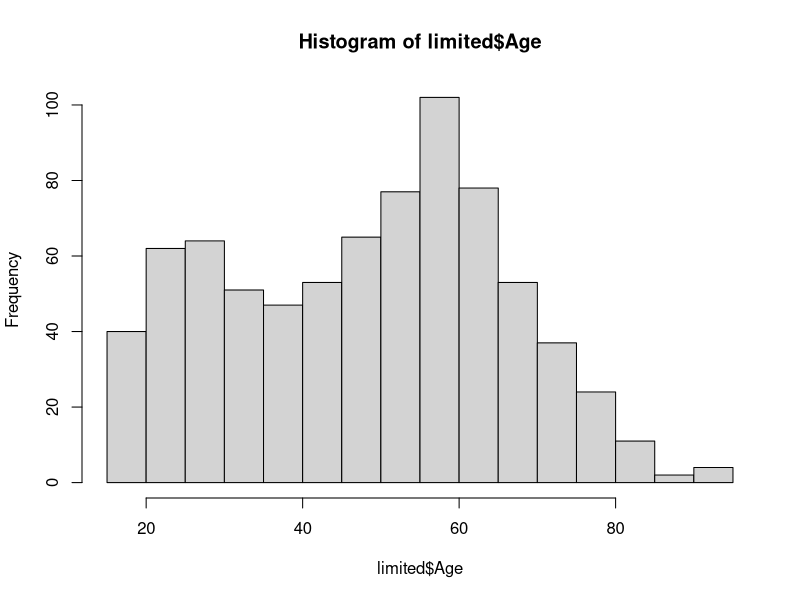
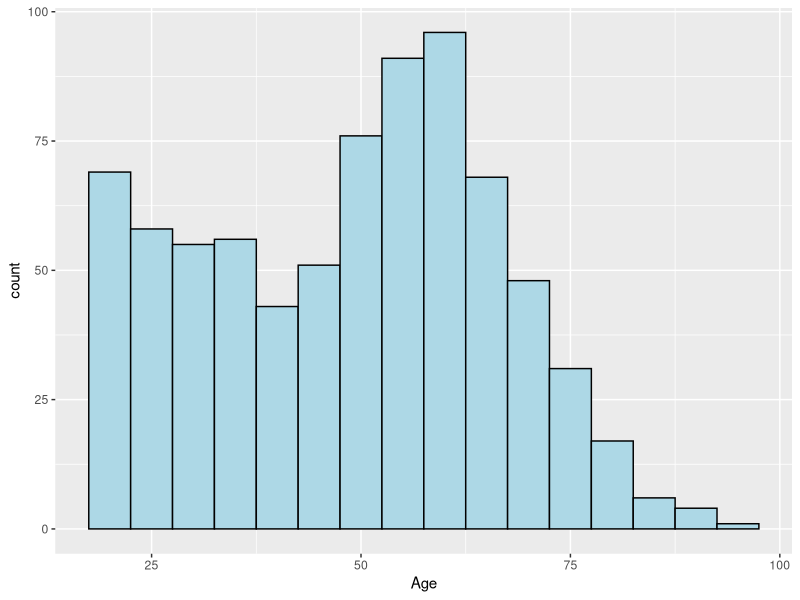
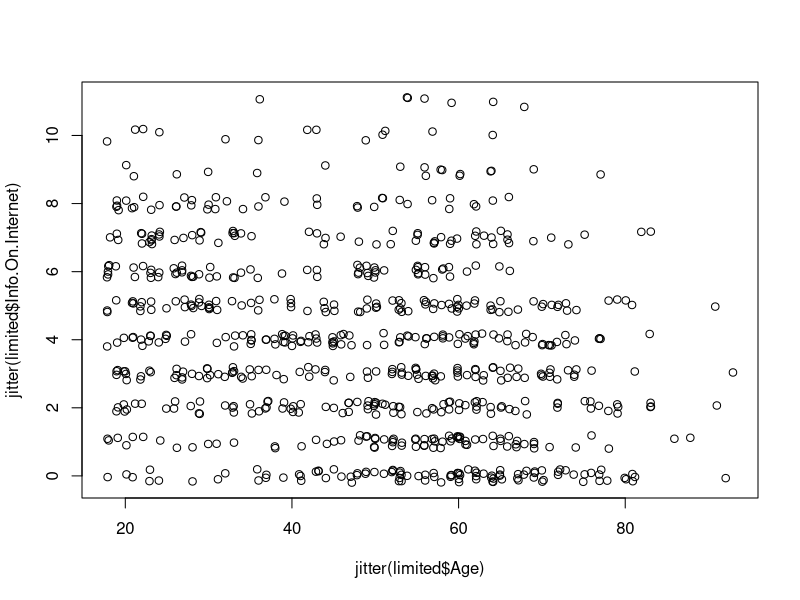
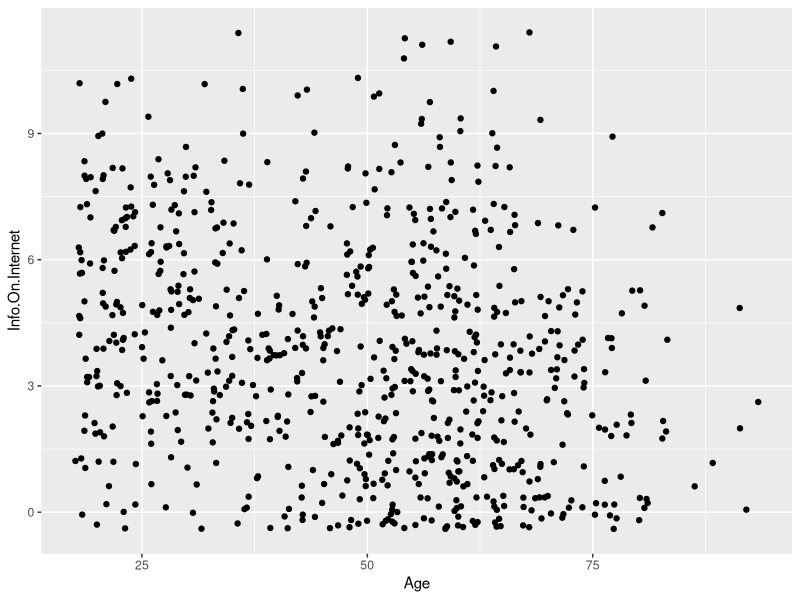
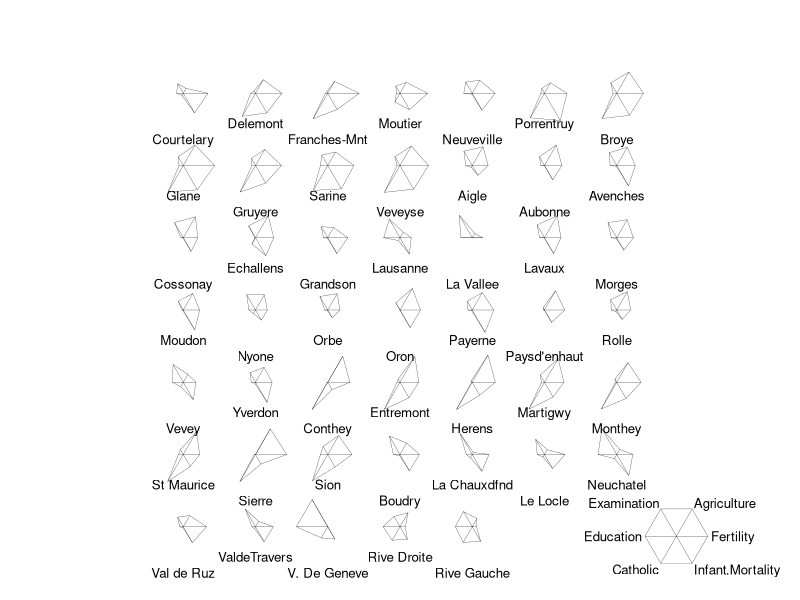
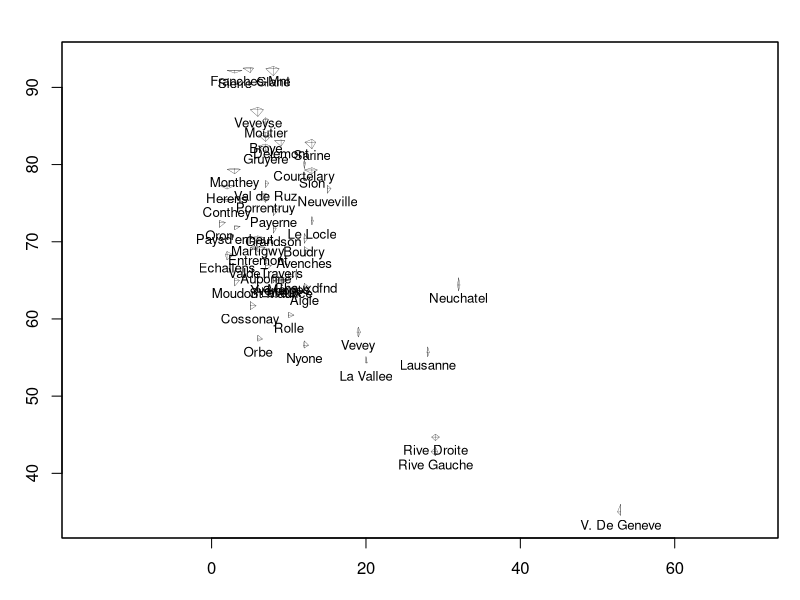
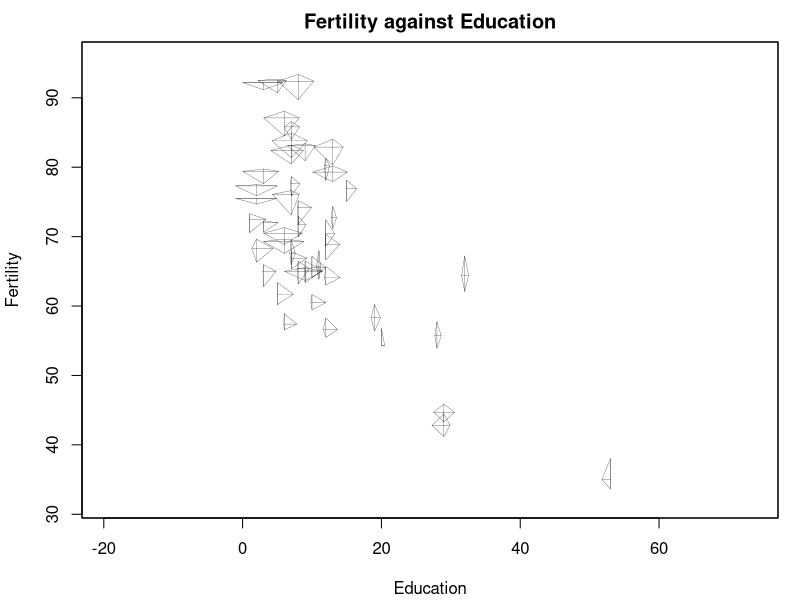
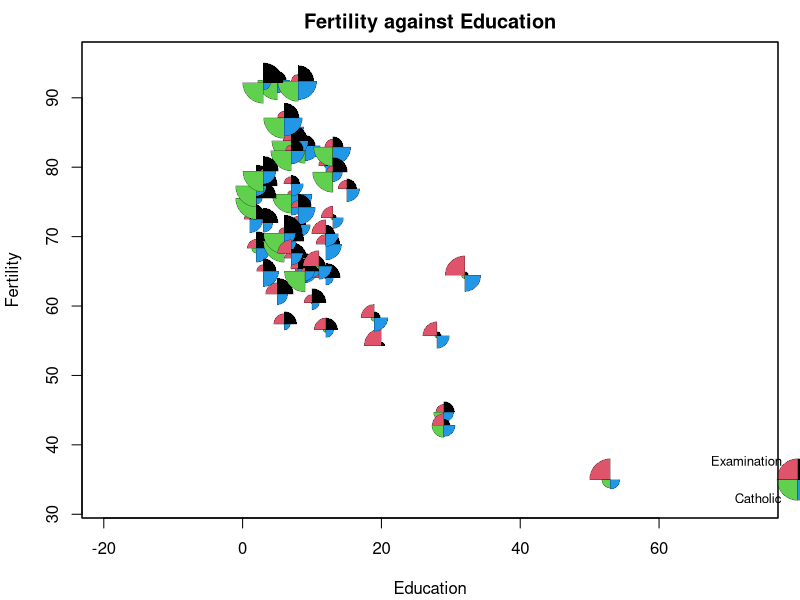

Write R code to recreate these figures, in order.
## ---- chunk 1
x <- c(4,2,6)
y <- c(1,0,-1)
length(x)
sum(x)
sum(x^2)
x+y
x*y
x-2
x^2
x*y[1:2]
## ---- chunk 2
7:11
seq(2,9)
seq(4,10,by=2)
seq(3,30,length=10)
seq(6,-4,by=-2)
## ---- chunk 3
rep(2,4)
rep(c(1,5),4)
rep(c(1,2),c(4,4))
## ---- chunk 4
x <- c(5,9,2,3,4,6,7,0,8,12,2,9)
x[2]
x[2:4]
x[c(2,3,6)]
x[c(1:5,10:12)]
x[-(10:12)]
## ---- chunk 5
x<-matrix(c(3,-1,2,-1),nrow=2, ncol=2)
y<-matrix(c(1,0,4,1,0,-1),nrow=2, ncol=3)
2*x
x*x
x%*%x
x%*%y
t(y)
solve(x)
## ---- chunk 6
x[1,]
x[2,]
x[,2]
y[1,2]
y[,2:3]
## ---- chunk 7
poll <- read.csv("AnonymityPoll.csv")
summary(poll)
str(poll)
## ---- chunk 8
table(poll$Smartphone)
summary(poll$Smartphone)
## ---- chunk 9
table(poll$Internet.Use, poll$Smartphone)
## ---- chunk 10
# summary(poll)
# alternatively use
sum(is.na(poll$Internet.Use))
sum(is.na(poll$Smartphone))
## ---- chunk 11
limited <- subset(poll, poll$Internet.Use == 1|poll$Smartphone == 1)
str(limited)
# alternatively use
nrow(limited)
## ---- chunk 12
summary(limited)

## ---- chunk 13
mean(limited$Info.On.Internet)

## ---- chunk 14
sum(limited$Info.On.Internet==0)
sum(limited$Info.On.Internet==11)
#or you can also do
table(limited$Info.On.Internet)
## ---- chunk 15
summary(limited$Worry.About.Info)
#or you can also do
mean(limited$Worry.About.Info, na.rm = TRUE)
table(limited$Worry.About.Info)

## ---- chunk 16
mean(limited$Anonymity.Possible, na.rm = TRUE)
## ---- chunk 17
hist(limited$Age)
## ---- chunk 18
library("ggplot2")
ggplot(limited)+geom_histogram(aes(Age),na.rm=T,binwidth=5,color="black",fill="lightblue")
## ---- chunk 19
max(table(limited$Info.On.Internet, limited$Age))
## ---- chunk 20
jitter(c(1,2,3))
## ---- chunk 21
plot(jitter(limited$Age), jitter(limited$Info.On.Internet))
## ---- chunk 22
ggplot(limited,aes(Age,Info.On.Internet)) +geom_point(position="jitter",na.rm=T)
## ---- chunk 23
tapply(limited$Info.On.Internet, limited$Smartphone, mean)
## ---- chunk 24
tapply(limited$Tried.Masking.Identity, limited$Smartphone, table)
#or you can also do
tapply(limited$Tried.Masking.Identity, limited$Smartphone, mean, na.rm = TRUE)
## ---- chunk 25
data(swiss)
head(swiss)
?stars
?swiss
stars(swiss, key.loc = c(18,2))

## ---- chunk 26
stars(as.matrix(swiss[,c(2,3,5,6)]), location = as.matrix(swiss[,c(4,1)]), axes = T)
stars(as.matrix(swiss[,c(2,3,5,6)]), location = as.matrix(swiss[,c(4,1)]), axes = T, labels = NULL, len = 3, main = "Fertility against Education", xlab = "Education", ylab = "Fertility")

## ---- chunk 27
stars(as.matrix(swiss[,c(2,3,5,6)]), location = as.matrix(swiss[,c(4,1)]), axes = T, labels = NULL, len = 3, main = "Fertility against Education", xlab = "Education", ylab = "Fertility", draw.segments = TRUE, key.loc = c(80,35))
## ---- chunk 28
Parole <- read.csv("Parole.csv")
str(Parole)
table(Parole$Violator,Parole$Male)

## ---- chunk 29
table(Parole$State,Parole$Crime)

## ---- chunk 30
ggplot(data = Parole, aes(x = Age)) + geom_histogram()

## ---- chunk 31
ggplot(data = Parole, aes(x = Age)) + geom_histogram(binwidth=5,closed=c("left"),center=17.5)

## ---- chunk 32
ggplot(data = Parole, aes(x = Age)) + geom_histogram(binwidth=5,closed=c("left"),center=17.5,color=c("blue"))

## ---- chunk 33
ggplot(data = Parole, aes(x = Age)) + geom_histogram(binwidth=5,closed=c("left"),center=17.5,color=c("blue"))+facet_grid(Male~.)

## ---- chunk 34
ggplot(data = Parole, aes(x = Age)) + geom_histogram(binwidth=5,closed=c("left"),center=17.5,color=c("blue"))+facet_grid(.~Male)

## ---- chunk 35
ggplot(data = Parole, aes(x = Age,fill = as.factor(Male))) + geom_histogram(binwidth=5,closed=c("left"),center=17.5,color=c("blue"))

## ---- chunk 36
ggplot(data = Parole, aes(x = Age,fill = as.factor(Male))) + geom_histogram(binwidth=5,closed=c("left"),center=17.5,color=c("blue"),position="identity",alpha=0.5)

## ---- chunk 37
ggplot(data = Parole, aes(x = TimeServed)) + geom_histogram(binwidth=1,center=0.5,closed="right")

## ---- chunk 38
ggplot(data = Parole, aes(x = TimeServed)) + geom_histogram(binwidth=1,center=0.5,closed="right")+facet_grid(Crime~.)

## ---- chunk 39
ggplot(data = Parole, aes(x = TimeServed,fill=Crime)) + geom_histogram(binwidth=1,center=0.5,closed="right",position="identity",alpha=0.5)
